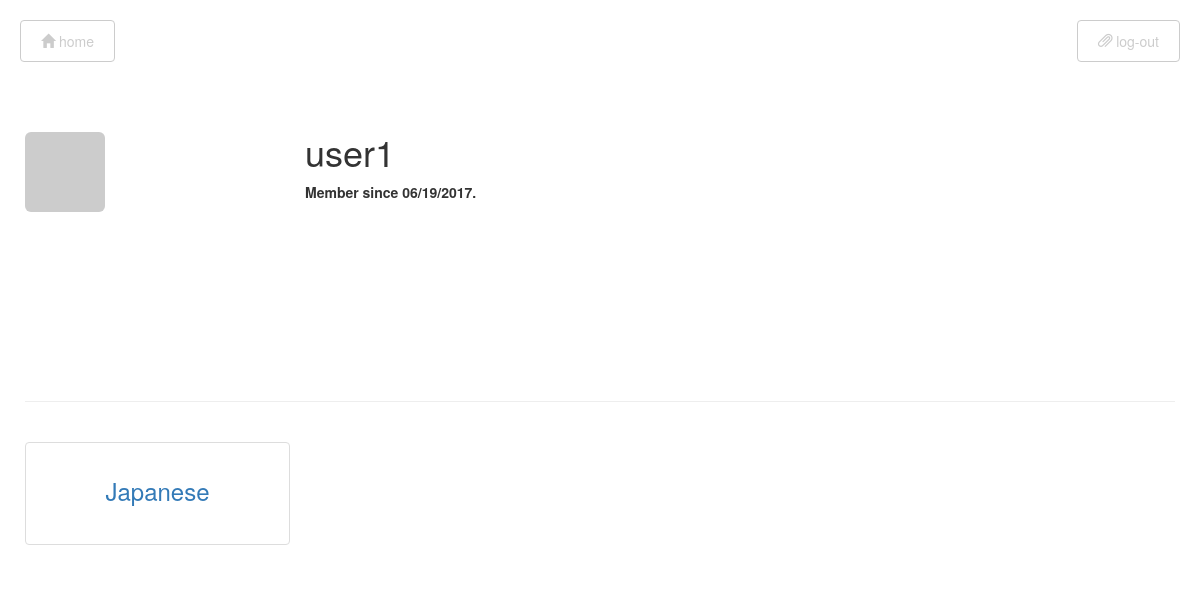
The app's page /user/user1 (signed in) with its own data.
### app/models/users.py (models this page shows, shortened)
class User(UserMixin, db.Model):
    __tablename__ = 'users'
    id = db.Column(db.Integer, primary_key=True)
    email = db.Column(db.String(64), unique=True, index=True)
    username = db.Column(db.String(64), unique=True, index=True)
    password_hash = db.Column(db.String(128))
    confirmed = db.Column(db.Boolean, default=True)
    avatar_hash = db.Column(db.String(32))
    member_since = db.Column(db.DateTime, default=datetime.utcnow)
    total_reps = db.Column(db.Integer, default=0)
    last_index = db.Column(db.Integer, default=0)
    score = db.Column(db.Integer, default=0)
    if DESIGN == 2:
        x = [str(randint(1,2)), '3']
    else:
        x = [str(i) for i in list(range(1,4))]
    shuffle(x)
    x = ['3','2']
    x = ','.join(x)
    scheduler_order = db.Column(db.String, default=x)
    set_num = db.Column(db.Integer, default=1)
    feedback_1 = db.Column(db.Text, default='')
    feedback_2 = db.Column(db.Text, default='')
    feedback_3 = db.Column(db.Text, default='')
    sequential_cycle = db.Column(db.Integer, default=1)
    started = db.Column(db.Integer, default=0)
    last_time = db.Column(db.Integer)
    collections = db.relationship('FlashcardCollection', backref='user', lazy='dynamic')
    @property
    def password(self):
        raise AttributeError('Password is not a readable Attribute')
    def gravatar(self, size=100, default='identicon', rating='g'):
        if request.is_secure:
            url = 'https://secure.gravatar.com/avatar'
        else:
            url = 'http://www.gravatar.com/avatar'
        hash = self.avatar_hash or hashlib.md5(
            self.email.encode('utf-8')).hexdigest()
        return '{url}/{hash}?s={size}&d={default}&r={rating}'.format(
            url=url, hash=hash, size=size, default=default, rating=rating)

### app/models/flashcard_collections.py (models this page shows, shortened)
class FlashcardCollection(db.Model):
    __tablename__ = 'flashcardcollection'
    id = db.Column(db.Integer, primary_key=True)
    name = db.Column(db.String(64), index=True)
    timestamp = db.Column(db.DateTime, index=True, default=datetime.utcnow)
    user_id = db.Column(db.Integer, db.ForeignKey('users.id'))
    flashcards = db.relationship('Flashcard', backref='collection', lazy='dynamic')
    categories = db.relationship('Category',
                                 secondary=has_category,
                                 backref=db.backref('collections', lazy='dynamic'),
                                 lazy='dynamic')

### app/main/views.py (the view)
@main.route('/user/<username>')
@login_required
def user(username):
    user = User.query.filter_by(username=username).first()
    if user is None:
        abort(404)
    collections = current_user.collections.order_by(FlashcardCollection.timestamp.desc()).all()
    return render_template('user.html', user=user, collections=collections)

### app/auth/views.py (called while the page is built)
@auth.before_app_request
def before_request():
    if current_user.is_authenticated:
        if not current_user.confirmed \
                and request.endpoint \
                and request.endpoint[:5] != 'auth.' \
                and request.endpoint != 'static':
            return redirect(url_for('auth.unconfirmed'))

### app/main/views.py (called while the page is built)
@main.after_app_request
def after_request(response):
    for query in get_debug_queries():
        if query.duration >= current_app.config['FLASHCARD_SLOW_DB_QUERY_TIME']:
            current_app.logger.warning(
                'Slow query: %s\nParameters: %s\nDuration: %fs\nContext: %s\n' %
                (query.statement, query.parameters, query.duration, query.context))
    return response

### app/models/users.py (called while the page is built)
@login_manager.user_loader
def load_user(user_id):
    return User.query.get(int(user_id))

### app/templates/user.html (shortened to what this page needs)
{% extends "base.html" %}
{% block page_content %}
    <div class="page-header">
        <img class="img-rounded profile-thumbnail" src="{{ user.gravatar(size=256) }}">
        <div class="profile-header">
            <h1> {{ user.username }} </h1>
            <p>Member since {{ moment(user.member_since).format('L') }}.</p>
        </div>
    </div>
    {% include '_flashcardcollections.html' %}
{% endblock %}

### app/templates/_flashcardcollections.html
{% if current_user.is_authenticated %}
    <br/>
    <div class="flex-row row">
    {% for collection in collections %}
        <div class="col-xs-12 col-sm-4 col-lg-3">
            <a class="thumbnail btn" href="{{url_for('.consent', id=collection.id)}}">
                <header>
                    <h3>{{ collection.name }}</h3>
                </header>
            </a>
        </div>
    {% endfor %}
{% endif %}
</div>

### app/static/css/style.css (style rules this page uses)
.profile-thumbnail { position: absolute; }
.profile-header { min-height: 260px; margin-left: 280px; }
@media only screen and (min-width: 481px) { .flex-row.row { display: -webkit-box; display: -ms-flexbox; display: flex; -ms-flex-wrap: wrap; flex-wrap: wrap; } }
@media only screen and (min-width: 481px) { .flex-row.row > [class*='col-'] { display: -webkit-box; display: -ms-flexbox; display: flex; -webkit-box-orient: vertical; -webkit-box-direction: normal; flex-direction: column; } }
@media only screen and (min-width: 481px) { .flex-row.row:after, .flex-row.row:before { display: flex; } }
.flex-row .thumbnail, .flex-row .caption { display: -webkit-box; display: -ms-flexbox; display: flex; -webkit-box-flex: 1; flex: 1 0 auto; -webkit-box-orient: vertical; -webkit-box-direction: normal; -ms-flex-direction: column; flex-direction: column; }
.thumbnail header { margin-bottom: 15px; }
.thumbnail { padding: 15px; }
.page-header { font-weight:bold; font-family: "Helvetica Neue"; text-align:left; }

### records on screen
User: username "user1", member_since "06/19/2017"
FlashcardCollection: name "Japanese"
